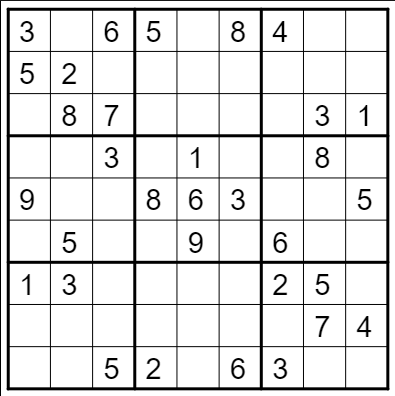
#> input picture Backend/image551.jpg, 395 x 396 px; its folder holds only this picture in this run
$ python -i trainningDataPreprocessing.py   (imports and definitions only)
#> lines starting #> are read from the running program, lines starting #| are printed output that depends on the picture; after the words box and inside, x2 and y2 are one past the last pixel; in counts of white or black regions, pixels touching at a corner belong together
#> further down, picture is the input picture: shape (396, 395, 3); min 0, max 255, mean 226.6

import glob
import cv2 as cv
import numpy as np
import os
import random

#dataset sources:
# http://www.ee.surrey.ac.uk/CVSSP/demos/chars74k/
# https://github.com/dharm1k987/sudoku-solver-opencv/tree/master/original

def format_image(picture):

    gray = cv.cvtColor(picture, cv.COLOR_BGR2GRAY)
    resized = cv.resize(gray, (32,32))
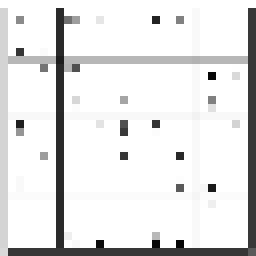
#> resized: shape (32, 32) (shown 8 times larger); min 4, max 255, mean 228.5
    blurred = cv.blur(resized, (3,3))
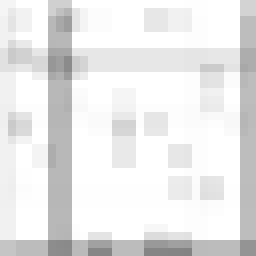
#> blurred: shape (32, 32) (shown 8 times larger); min 131, max 255, mean 232.3
    adaptiveThresh = cv.adaptiveThreshold(blurred, 255, cv.ADAPTIVE_THRESH_GAUSSIAN_C, cv.THRESH_BINARY_INV, 7, 5)
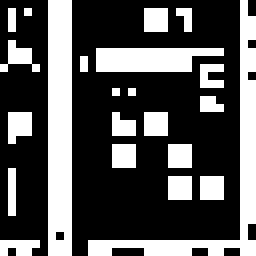
#> adaptiveThresh: shape (32, 32) (shown 8 times larger); 33.3% white; 22 white regions (19 under 20 px), largest, box (x1, y1, x2, y2) and area: (6, 0, 9, 32) 95, (11, 0, 32, 32) 88, (12, 6, 28, 9) 40
    return adaptiveThresh

# [65 lines left out: functions load_images, randomize, get_processed_datasets, not called in this run]

>>> import cv2
>>> picture = cv2.imread('../image551.jpg')
>>> result = format_image(picture)
